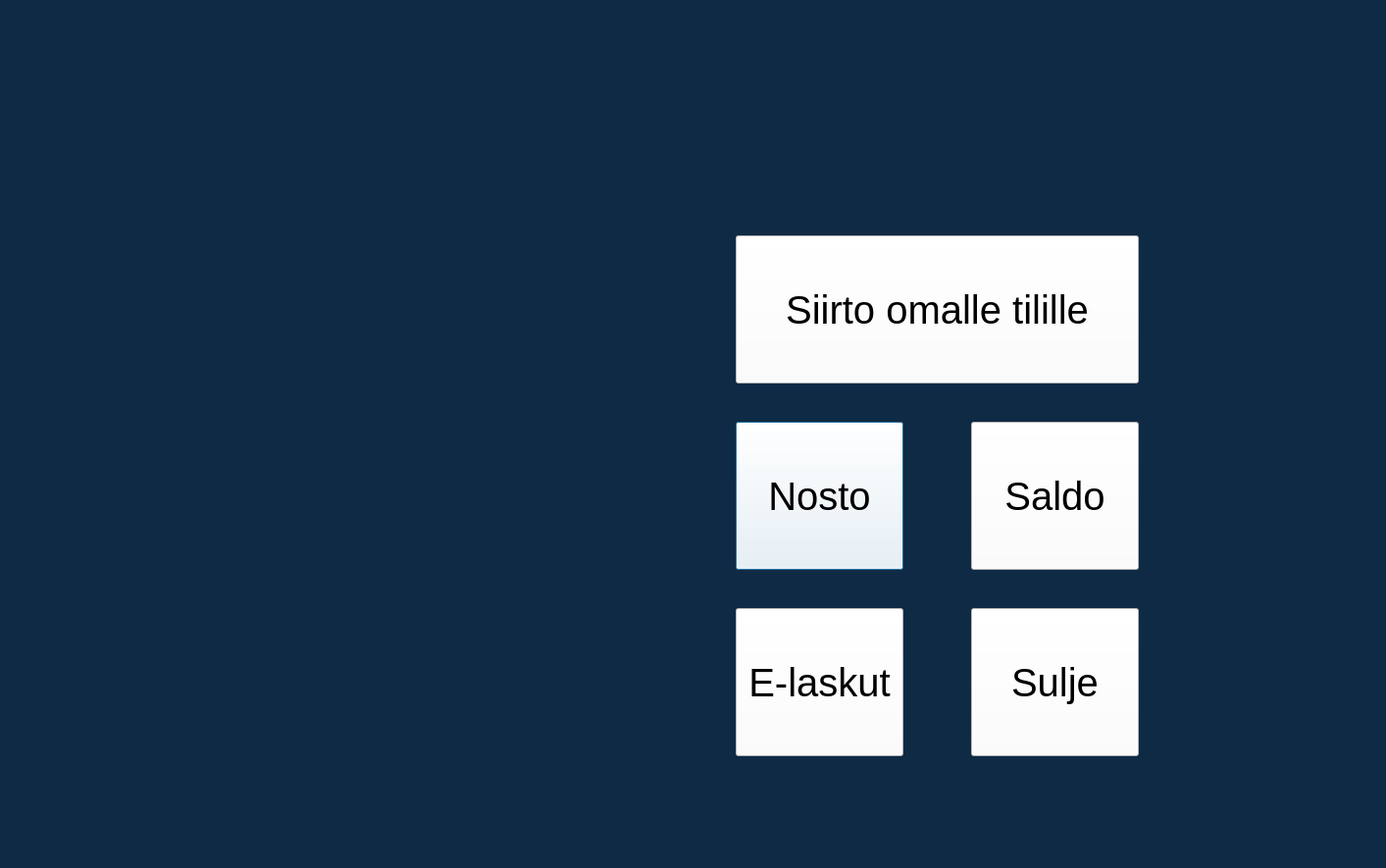
<?xml version="1.0" encoding="UTF-8"?>
<ui version="4.0">
 <class>ActionDialog</class>
 <widget class="QDialog" name="ActionDialog">
  <property name="geometry">
   <rect>
    <x>0</x>
    <y>0</y>
    <width>1413</width>
    <height>885</height>
   </rect>
  </property>
  <property name="windowTitle">
   <string>Dialog</string>
  </property>
  <property name="styleSheet">
   <string notr="true">width: 100%;
height: 100%;
background-color: #0F2A45;
</string>
  </property>
  <widget class="QPushButton" name="pushButtonNosto">
   <property name="geometry">
    <rect>
     <x>750</x>
     <y>430</y>
     <width>171</width>
     <height>151</height>
    </rect>
   </property>
   <property name="styleSheet">
    <string notr="true">font-size: 40px;
background-color: white;</string>
   </property>
   <property name="text">
    <string>Nosto</string>
   </property>
  </widget>
  <widget class="QPushButton" name="pushButtonClose">
   <property name="geometry">
    <rect>
     <x>990</x>
     <y>620</y>
     <width>171</width>
     <height>151</height>
    </rect>
   </property>
   <property name="styleSheet">
    <string notr="true">font-size: 40px;
background-color: white;</string>
   </property>
   <property name="text">
    <string>Sulje</string>
   </property>
  </widget>
  <widget class="QPushButton" name="pushButtonELasku">
   <property name="geometry">
    <rect>
     <x>750</x>
     <y>620</y>
     <width>171</width>
     <height>151</height>
    </rect>
   </property>
   <property name="styleSheet">
    <string notr="true">font-size: 40px;
background-color: white;</string>
   </property>
   <property name="text">
    <string>E-laskut</string>
   </property>
  </widget>
  <widget class="QPushButton" name="pushButtonSaldo">
   <property name="geometry">
    <rect>
     <x>990</x>
     <y>430</y>
     <width>171</width>
     <height>151</height>
    </rect>
   </property>
   <property name="styleSheet">
    <string notr="true">font-size: 40px;
background-color: white;</string>
   </property>
   <property name="text">
    <string>Saldo</string>
   </property>
  </widget>
  <widget class="QPushButton" name="pushButtonSiirto">
   <property name="geometry">
    <rect>
     <x>750</x>
     <y>240</y>
     <width>411</width>
     <height>151</height>
    </rect>
   </property>
   <property name="styleSheet">
    <string notr="true">font-size: 40px;
background-color: rgb(255, 255, 255);
</string>
   </property>
   <property name="text">
    <string>Siirto omalle tilille</string>
   </property>
  </widget>
 </widget>
 <resources/>
 <connections/>
</ui>
